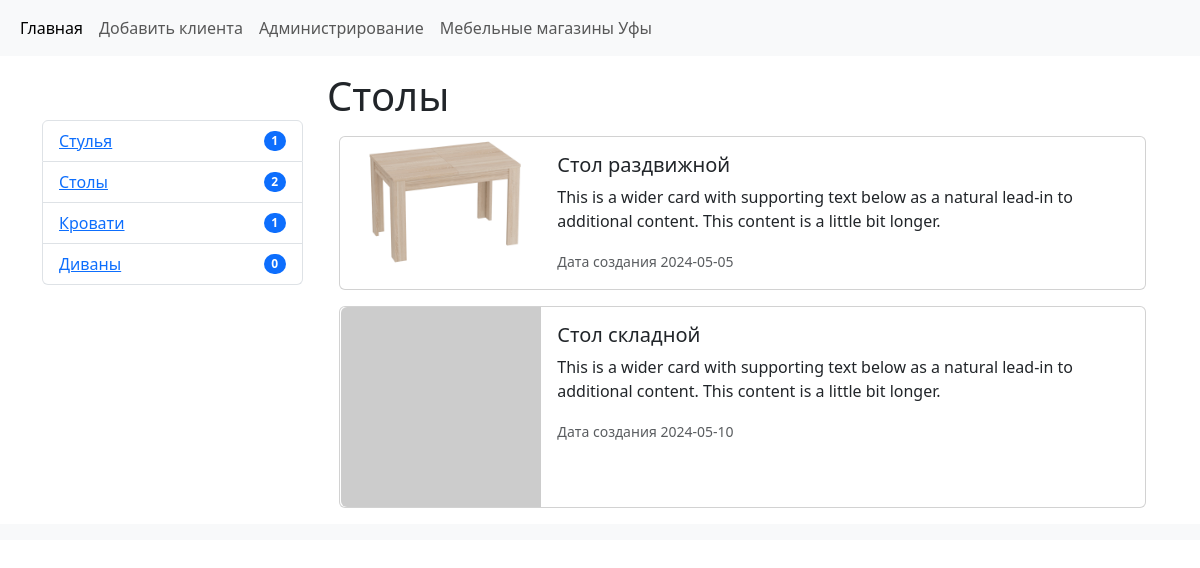
The app's page /category/2/, older data.
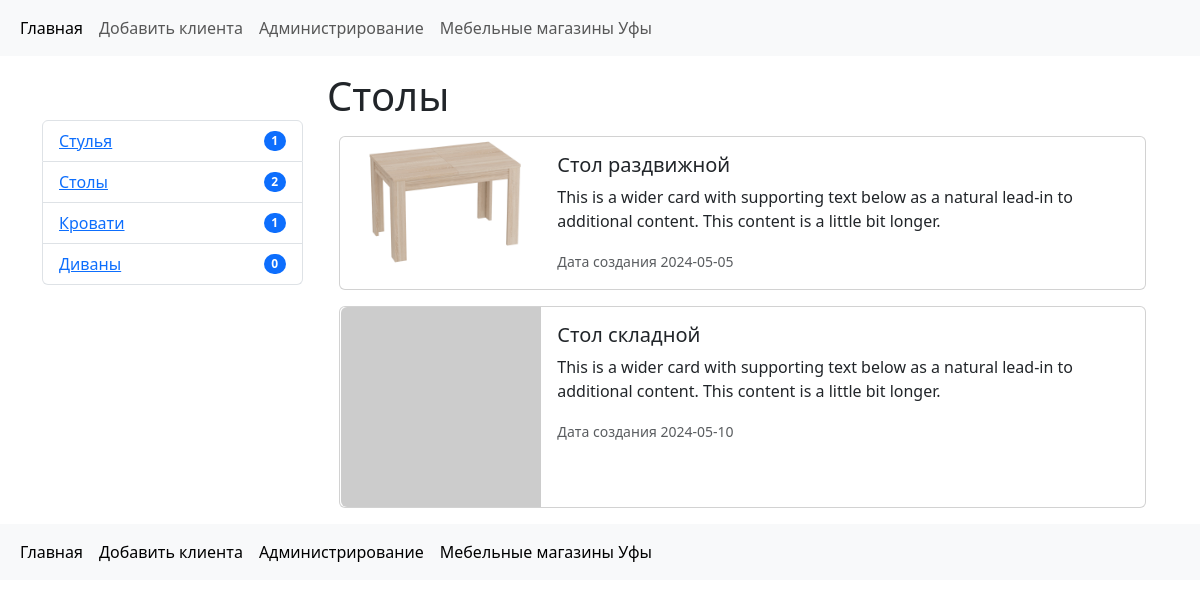
The same page, newer data.
### homew/models.py (models this page shows, shortened)
class Category(models.Model):
    objects = models.Manager()
    name = models.CharField('Название категории', max_length=100,
                            db_index=True)
    def __str__(self):
        return self.name
    class Meta:
        verbose_name = 'Категория'
        verbose_name_plural = 'Категории'
        ordering = ['name',]

class Furniture(models.Model):
    objects = models.Manager()
    name = models.CharField('Название', max_length=25)
    created_at = models.DateField('Дата создания', auto_now_add=True)
    price = models.DecimalField('Цена', max_digits=5, decimal_places=2)
    category = models.ForeignKey('Category', on_delete=models.CASCADE,
                                 verbose_name='Категория',
                                 blank=True, null=True)
    image = models.ImageField('Фотография мебели',
                              upload_to='photos/%Y/%m/%d/',
                              blank=True, null=True)
    description = models.TextField(blank=True)
    slug = models.SlugField(max_length=250, unique=True, db_index=True, blank=True)
    class Meta:
        verbose_name = 'Мебель'
        verbose_name_plural = 'Мебель'
    def __str__(self):
        return self.name

class NavBar(models.Model):
    objects = models.Manager()
    name = models.CharField('Название', max_length=25)
    url = models.CharField(max_length=25)
    class Meta:
        verbose_name = 'Пункт меню'
        verbose_name_plural = 'Пункты меню'

### homew/views.py (the view)
# urls.py: path('category/<int:pk>/', DetailCategory.as_view(), name='category'),
class DetailCategory(DetailView):
    template_name = 'homew/category.html'
    model = Category
    context_object_name = 'category'
    def get_context_data(self, **kwargs):
        context = super().get_context_data(**kwargs)
        list_furniture = Furniture.objects.filter(category=context['category']).select_related('category')
        list_categories = Category.objects.annotate(
            num_furniture=Count('furniture'))
        context["furniture"] = list_furniture
        context["title"] = "Список мебели"
        context["categories"] = list_categories
        return context

### homew/templatetags/homew_tags.py (called while the page is built)
@register.inclusion_tag('homew/navbar.html', name='navbar')
def show_navbar():
    navbar = NavBar.objects.all()
    return {'navbar': navbar, }

### homew/templates/homew/category.html
{% extends 'base.html' %}
{% block sidebar %}
    <div class="col-md-3 mt-5">
            <ul class="list-group">
                {% for category in categories %}
                <li class="list-group-item d-flex justify-content-between align-items-center">
                    <a href="{% url 'category' category.pk %}"> {{ category }} </a>
                    <span class="badge text-bg-primary rounded-pill">{{ category.num_furniture }}</span>
                </li>
                {% endfor %}
            </ul>
        </div>
{% endblock %}
{% block content %}
    <div class="col-md-9">
            <h1> {{ category }} </h1>
            <div class="container text-left mt-3">
                {% for item in furniture %}
                <div class="card mb-3" style="max-width: 1200px;">
                    <div class="row g-0">
                        <div class="col-md-3 text-center">
                            {% if item.image %}
                            <img src="{{ item.image.url }}" class="img-fluid rounded-start" height="200" width="200"
                                 alt="...">
                            {% else %}
                            <img src="https://dummyimage.com/200x200/fff/aaa" class="img-fluid rounded-start"
                                 height="200"
                                 width="200" alt="...">
                            {% endif %}
                        </div>
                        <div class="col-md-9">
                            <div class="card-body">
                                <h5 class="card-title">{{ item }}</h5>
                                <p class="card-text">This is a wider card with supporting text below as a natural
                                    lead-in to
                                    additional content. This content is a little bit longer.</p>
                                <p class="card-text"><small class="text-body-secondary">Дата создания
                                    {{ item.created_at|date:"Y-m-d" }}</small></p>
                            </div>
                        </div>
                    </div>
                </div>
                {% endfor %}
            </div>
        </div>
{% endblock %}

### templates/base.html (shortened to what this page needs)
<!doctype html>
<html lang="en">
<head>
    <link href="https://cdn.jsdelivr.net/npm/bootstrap@5.3.3/dist/css/bootstrap.min.css" rel="stylesheet"
>
</head>
<body>
{% load homew_tags %}
{% include 'inc/_navbar.html' %}
<div class="container mt-3">
    <div class="row">
        {% block sidebar %}
        {% endblock %}
        {% block content %}
        {% endblock %}
    </div>
</div>
{% navbar %}
</body>
</html>

### templates/inc/_navbar.html
<nav class="navbar navbar-expand-lg bg-body-tertiary">
    <div class="container-fluid">
        <div class="collapse navbar-collapse" id="navbarNav">
            <ul class="navbar-nav">
                <li class="nav-item">
                    <a class="nav-link active" aria-current="page" href="{% url 'home' %}">Главная</a>
                </li>
                <li class="nav-item">
                    <a class="nav-link" href="{% url 'addClient' %}">Добавить клиента</a>
                </li>
                <li class="nav-item">
                    <a class="nav-link" href="{% url 'admin:index' %}">Администрирование</a>
                </li>
                <li class="nav-item">
                    <a class="nav-link" href="{% url 'magazine' %}">Мебельные магазины Уфы</a>
                </li>
            </ul>
        </div>
    </div>
</nav>

### homew/templates/homew/navbar.html
<nav class="navbar navbar-expand-lg bg-body-tertiary">
    <div class="container-fluid">
        <div class="collapse navbar-collapse" id="navbarNav">
            <ul class="navbar-nav">
                {% for paragraph in navbar %}
                <li class="nav-item">
                    <a class="nav-link active" aria-current="page" href="{% url paragraph.url %}"> {{ paragraph.name }}</a>
                </li>
                {% endfor %}
            </ul>
        </div>
    </div>
</nav>

Row changes from the older to the newer data that the page shows:
added NavBar: name "Главная"
added NavBar: name "Добавить клиента"
added NavBar: name "Администрирование"
added NavBar: name "Мебельные магазины Уфы"
